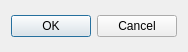
<?xml version="1.0" encoding="UTF-8"?>
<ui version="4.0">
 <class>QtnpAddGridDialog</class>
 <widget class="QDialog" name="QtnpAddGridDialog">
  <property name="geometry">
   <rect>
    <x>0</x>
    <y>0</y>
    <width>182</width>
    <height>52</height>
   </rect>
  </property>
  <property name="windowTitle">
   <string>Dialog</string>
  </property>
  <layout class="QVBoxLayout" name="verticalLayout">
   <item>
    <layout class="QHBoxLayout" name="WL"/>
   </item>
   <item>
    <layout class="QHBoxLayout" name="horizontalLayout">
     <item>
      <spacer name="horizontalSpacer">
       <property name="orientation">
        <enum>Qt::Horizontal</enum>
       </property>
       <property name="sizeHint" stdset="0">
        <size>
         <width>40</width>
         <height>20</height>
        </size>
       </property>
      </spacer>
     </item>
     <item>
      <widget class="QPushButton" name="okButton">
       <property name="text">
        <string>OK</string>
       </property>
      </widget>
     </item>
     <item>
      <widget class="QPushButton" name="cancelButton">
       <property name="text">
        <string>Cancel</string>
       </property>
      </widget>
     </item>
    </layout>
   </item>
  </layout>
 </widget>
 <resources/>
 <connections/>
</ui>
